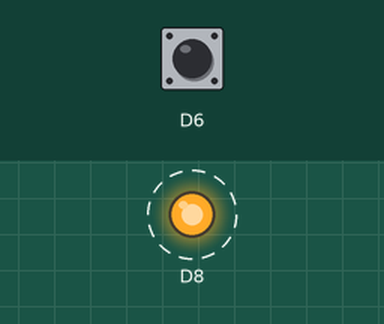
This sketch was run on a simulated ESP8266 (NodeMCU). Parts: output pins drawn as LEDs (lit = HIGH). Dashed ring = blinking. The inputs (shaded band) are chosen by the test bench; at power-on: D6 HIGH. What the sketch prints to the serial monitor is not drawn.

Above: at 1.25 s.
1.3 s: D6 pulled LOW for 0.15 s
Timing chart, 0 to 10.3 s (numbered marks = the images above; inputs shaded):
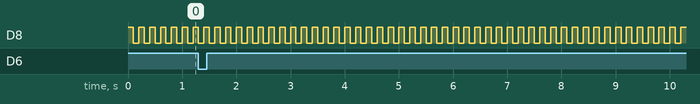

Measured:
- by itself, D8: alternates HIGH for 0.10 s and LOW for 0.10 s

The sketch:

esp8266_interupt_button.ino
```cpp
struct Button {
    const uint8_t PIN;
    uint32_t numberKeyPresses;
    bool pressed;
};

Button button1 = {D6, 0, false};

//variables to keep track of the timing of recent interrupts
unsigned long button_time = 0;
unsigned long last_button_time = 0;

void ICACHE_RAM_ATTR isr() { // for just esp interrupt add ICACHE_RAM_ATTR before isr function
    button_time = millis();
if (button_time - last_button_time > 250)
{
        button1.numberKeyPresses++;
        button1.pressed = true;
       last_button_time = button_time;
}
}

void setup() {
    Serial.begin(115200);
    pinMode(button1.PIN, INPUT_PULLUP);
    pinMode(D8, OUTPUT);
    attachInterrupt(button1.PIN, isr, FALLING);
}

void loop() {
    digitalWrite(D8,HIGH);
    delay(100);
    digitalWrite(D8,LOW);
    delay(100);
    if (button1.pressed) {
        Serial.printf("Button has been pressed %u times\n", button1.numberKeyPresses);
        button1.pressed = false;
    }
}
```
